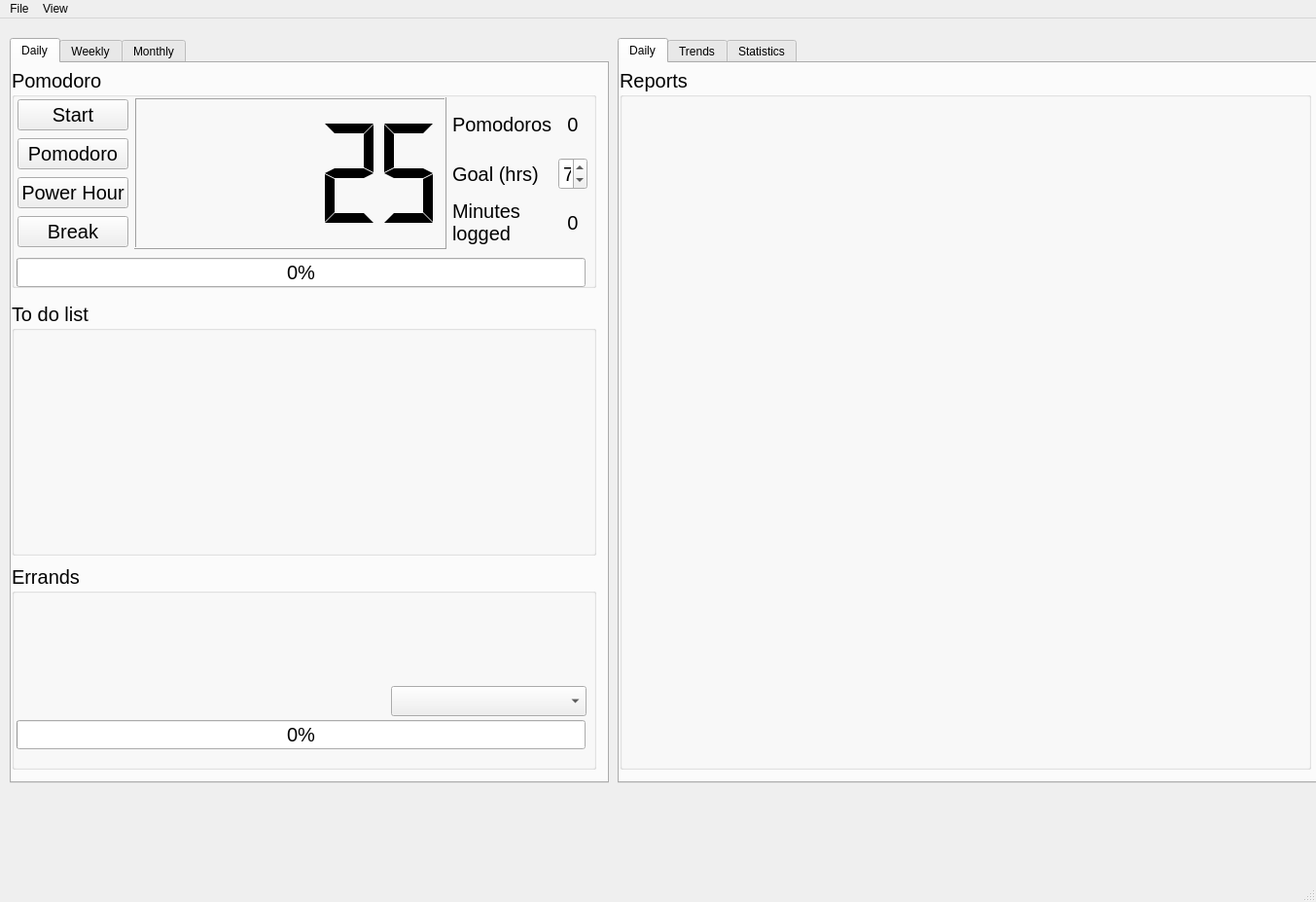
<?xml version="1.0" encoding="UTF-8"?>
<ui version="4.0">
 <class>MainWindow</class>
 <widget class="QMainWindow" name="MainWindow">
  <property name="enabled">
   <bool>true</bool>
  </property>
  <property name="geometry">
   <rect>
    <x>0</x>
    <y>0</y>
    <width>1353</width>
    <height>927</height>
   </rect>
  </property>
  <property name="windowTitle">
   <string>MainWindow</string>
  </property>
  <widget class="QWidget" name="centralwidget">
   <widget class="QTabWidget" name="tabWidget">
    <property name="geometry">
     <rect>
      <x>10</x>
      <y>20</y>
      <width>616</width>
      <height>766</height>
     </rect>
    </property>
    <property name="currentIndex">
     <number>0</number>
    </property>
    <widget class="QWidget" name="tab">
     <attribute name="title">
      <string>Daily</string>
     </attribute>
     <widget class="QGroupBox" name="daily_errands_groupBox">
      <property name="geometry">
       <rect>
        <x>0</x>
        <y>515</y>
        <width>601</width>
        <height>211</height>
       </rect>
      </property>
      <property name="sizePolicy">
       <sizepolicy hsizetype="Preferred" vsizetype="Fixed">
        <horstretch>0</horstretch>
        <verstretch>0</verstretch>
       </sizepolicy>
      </property>
      <property name="minimumSize">
       <size>
        <width>0</width>
        <height>100</height>
       </size>
      </property>
      <property name="font">
       <font>
        <pointsize>15</pointsize>
       </font>
      </property>
      <property name="title">
       <string>Errands</string>
      </property>
      <widget class="QComboBox" name="daily_comboBox">
       <property name="geometry">
        <rect>
         <x>390</x>
         <y>125</y>
         <width>201</width>
         <height>31</height>
        </rect>
       </property>
      </widget>
      <widget class="QProgressBar" name="progressBar_3">
       <property name="geometry">
        <rect>
         <x>5</x>
         <y>160</y>
         <width>585</width>
         <height>30</height>
        </rect>
       </property>
       <property name="sizePolicy">
        <sizepolicy hsizetype="Expanding" vsizetype="Fixed">
         <horstretch>0</horstretch>
         <verstretch>0</verstretch>
        </sizepolicy>
       </property>
       <property name="minimumSize">
        <size>
         <width>585</width>
         <height>30</height>
        </size>
       </property>
       <property name="maximumSize">
        <size>
         <width>585</width>
         <height>30</height>
        </size>
       </property>
       <property name="value">
        <number>0</number>
       </property>
      </widget>
     </widget>
     <widget class="QGroupBox" name="todo_groupBox">
      <property name="geometry">
       <rect>
        <x>0</x>
        <y>245</y>
        <width>601</width>
        <height>261</height>
       </rect>
      </property>
      <property name="sizePolicy">
       <sizepolicy hsizetype="Preferred" vsizetype="Fixed">
        <horstretch>0</horstretch>
        <verstretch>0</verstretch>
       </sizepolicy>
      </property>
      <property name="minimumSize">
       <size>
        <width>0</width>
        <height>145</height>
       </size>
      </property>
      <property name="font">
       <font>
        <pointsize>15</pointsize>
       </font>
      </property>
      <property name="title">
       <string>To do list</string>
      </property>
     </widget>
     <widget class="QGroupBox" name="groupBox">
      <property name="geometry">
       <rect>
        <x>0</x>
        <y>5</y>
        <width>601</width>
        <height>226</height>
       </rect>
      </property>
      <property name="sizePolicy">
       <sizepolicy hsizetype="Minimum" vsizetype="Fixed">
        <horstretch>0</horstretch>
        <verstretch>0</verstretch>
       </sizepolicy>
      </property>
      <property name="minimumSize">
       <size>
        <width>0</width>
        <height>220</height>
       </size>
      </property>
      <property name="font">
       <font>
        <pointsize>15</pointsize>
       </font>
      </property>
      <property name="title">
       <string>Pomodoro</string>
      </property>
      <widget class="QWidget" name="layoutWidget">
       <property name="geometry">
        <rect>
         <x>6</x>
         <y>30</y>
         <width>586</width>
         <height>156</height>
        </rect>
       </property>
       <layout class="QHBoxLayout" name="horizontalLayout">
        <item>
         <layout class="QVBoxLayout" name="verticalLayout_3">
          <item>
           <widget class="QPushButton" name="start">
            <property name="text">
             <string>Start</string>
            </property>
           </widget>
          </item>
          <item>
           <widget class="QPushButton" name="reset">
            <property name="text">
             <string>Pomodoro</string>
            </property>
           </widget>
          </item>
          <item>
           <widget class="QPushButton" name="power">
            <property name="text">
             <string>Power Hour</string>
            </property>
           </widget>
          </item>
          <item>
           <widget class="QPushButton" name="break_2">
            <property name="text">
             <string>Break</string>
            </property>
           </widget>
          </item>
         </layout>
        </item>
        <item>
         <widget class="QLCDNumber" name="lcd">
          <property name="sizePolicy">
           <sizepolicy hsizetype="Minimum" vsizetype="Minimum">
            <horstretch>1</horstretch>
            <verstretch>0</verstretch>
           </sizepolicy>
          </property>
          <property name="font">
           <font>
            <pointsize>11</pointsize>
           </font>
          </property>
          <property name="digitCount">
           <number>5</number>
          </property>
          <property name="mode">
           <enum>QLCDNumber::Dec</enum>
          </property>
          <property name="segmentStyle">
           <enum>QLCDNumber::Flat</enum>
          </property>
          <property name="value" stdset="0">
           <double>25.000000000000000</double>
          </property>
         </widget>
        </item>
        <item>
         <layout class="QVBoxLayout" name="verticalLayout_5">
          <item>
           <layout class="QGridLayout" name="gridLayout_3">
            <item row="1" column="3">
             <widget class="QSpinBox" name="spinBox">
              <property name="sizePolicy">
               <sizepolicy hsizetype="Fixed" vsizetype="Fixed">
                <horstretch>0</horstretch>
                <verstretch>0</verstretch>
               </sizepolicy>
              </property>
              <property name="minimumSize">
               <size>
                <width>30</width>
                <height>0</height>
               </size>
              </property>
              <property name="maximumSize">
               <size>
                <width>30</width>
                <height>16777215</height>
               </size>
              </property>
              <property name="alignment">
               <set>Qt::AlignRight|Qt::AlignTrailing|Qt::AlignVCenter</set>
              </property>
              <property name="minimum">
               <number>1</number>
              </property>
              <property name="value">
               <number>7</number>
              </property>
             </widget>
            </item>
            <item row="2" column="3">
             <widget class="QLabel" name="label_4">
              <property name="text">
               <string>0</string>
              </property>
              <property name="alignment">
               <set>Qt::AlignCenter</set>
              </property>
             </widget>
            </item>
            <item row="2" column="2">
             <widget class="QLabel" name="label_2">
              <property name="text">
               <string>Minutes
logged</string>
              </property>
              <property name="alignment">
               <set>Qt::AlignLeading|Qt::AlignLeft|Qt::AlignVCenter</set>
              </property>
             </widget>
            </item>
            <item row="1" column="2">
             <widget class="QLabel" name="label_3">
              <property name="text">
               <string>Goal (hrs)</string>
              </property>
              <property name="alignment">
               <set>Qt::AlignLeading|Qt::AlignLeft|Qt::AlignVCenter</set>
              </property>
             </widget>
            </item>
            <item row="0" column="2">
             <widget class="QLabel" name="label_7">
              <property name="text">
               <string>Pomodoros</string>
              </property>
              <property name="alignment">
               <set>Qt::AlignLeading|Qt::AlignLeft|Qt::AlignVCenter</set>
              </property>
             </widget>
            </item>
            <item row="0" column="3">
             <widget class="QLabel" name="label_8">
              <property name="text">
               <string>0</string>
              </property>
              <property name="alignment">
               <set>Qt::AlignCenter</set>
              </property>
             </widget>
            </item>
           </layout>
          </item>
         </layout>
        </item>
       </layout>
      </widget>
      <widget class="QProgressBar" name="progressBar_2">
       <property name="geometry">
        <rect>
         <x>5</x>
         <y>195</y>
         <width>585</width>
         <height>30</height>
        </rect>
       </property>
       <property name="sizePolicy">
        <sizepolicy hsizetype="Expanding" vsizetype="Fixed">
         <horstretch>0</horstretch>
         <verstretch>0</verstretch>
        </sizepolicy>
       </property>
       <property name="minimumSize">
        <size>
         <width>585</width>
         <height>30</height>
        </size>
       </property>
       <property name="maximumSize">
        <size>
         <width>585</width>
         <height>30</height>
        </size>
       </property>
       <property name="value">
        <number>0</number>
       </property>
      </widget>
     </widget>
    </widget>
    <widget class="QWidget" name="tab_2">
     <attribute name="title">
      <string>Weekly</string>
     </attribute>
     <widget class="QGroupBox" name="weekly_errands_groupBox">
      <property name="geometry">
       <rect>
        <x>0</x>
        <y>375</y>
        <width>601</width>
        <height>211</height>
       </rect>
      </property>
      <property name="sizePolicy">
       <sizepolicy hsizetype="Preferred" vsizetype="Fixed">
        <horstretch>0</horstretch>
        <verstretch>0</verstretch>
       </sizepolicy>
      </property>
      <property name="minimumSize">
       <size>
        <width>0</width>
        <height>100</height>
       </size>
      </property>
      <property name="font">
       <font>
        <pointsize>15</pointsize>
       </font>
      </property>
      <property name="title">
       <string>Errands</string>
      </property>
      <widget class="QComboBox" name="weekly_comboBox">
       <property name="geometry">
        <rect>
         <x>390</x>
         <y>60</y>
         <width>191</width>
         <height>31</height>
        </rect>
       </property>
      </widget>
      <widget class="QProgressBar" name="progressBar_4">
       <property name="geometry">
        <rect>
         <x>5</x>
         <y>160</y>
         <width>585</width>
         <height>30</height>
        </rect>
       </property>
       <property name="sizePolicy">
        <sizepolicy hsizetype="Expanding" vsizetype="Fixed">
         <horstretch>0</horstretch>
         <verstretch>0</verstretch>
        </sizepolicy>
       </property>
       <property name="minimumSize">
        <size>
         <width>585</width>
         <height>30</height>
        </size>
       </property>
       <property name="maximumSize">
        <size>
         <width>585</width>
         <height>30</height>
        </size>
       </property>
       <property name="value">
        <number>0</number>
       </property>
      </widget>
     </widget>
     <widget class="QGroupBox" name="todo_groupBox_2">
      <property name="geometry">
       <rect>
        <x>0</x>
        <y>50</y>
        <width>601</width>
        <height>261</height>
       </rect>
      </property>
      <property name="sizePolicy">
       <sizepolicy hsizetype="Preferred" vsizetype="Fixed">
        <horstretch>0</horstretch>
        <verstretch>0</verstretch>
       </sizepolicy>
      </property>
      <property name="minimumSize">
       <size>
        <width>0</width>
        <height>145</height>
       </size>
      </property>
      <property name="font">
       <font>
        <pointsize>15</pointsize>
       </font>
      </property>
      <property name="title">
       <string>To do list</string>
      </property>
      <widget class="QProgressBar" name="progressBar_5">
       <property name="geometry">
        <rect>
         <x>0</x>
         <y>215</y>
         <width>585</width>
         <height>30</height>
        </rect>
       </property>
       <property name="minimumSize">
        <size>
         <width>585</width>
         <height>30</height>
        </size>
       </property>
       <property name="maximumSize">
        <size>
         <width>585</width>
         <height>30</height>
        </size>
       </property>
       <property name="value">
        <number>0</number>
       </property>
      </widget>
     </widget>
    </widget>
    <widget class="QWidget" name="tab_4">
     <attribute name="title">
      <string>Monthly</string>
     </attribute>
     <widget class="QCalendarWidget" name="calendarWidget">
      <property name="geometry">
       <rect>
        <x>5</x>
        <y>370</y>
        <width>596</width>
        <height>321</height>
       </rect>
      </property>
     </widget>
     <widget class="QGroupBox" name="todo_groupBox_3">
      <property name="geometry">
       <rect>
        <x>0</x>
        <y>40</y>
        <width>601</width>
        <height>261</height>
       </rect>
      </property>
      <property name="sizePolicy">
       <sizepolicy hsizetype="Preferred" vsizetype="Fixed">
        <horstretch>0</horstretch>
        <verstretch>0</verstretch>
       </sizepolicy>
      </property>
      <property name="minimumSize">
       <size>
        <width>0</width>
        <height>145</height>
       </size>
      </property>
      <property name="font">
       <font>
        <pointsize>15</pointsize>
       </font>
      </property>
      <property name="title">
       <string>To do list</string>
      </property>
      <widget class="QProgressBar" name="progressBar_6">
       <property name="geometry">
        <rect>
         <x>0</x>
         <y>215</y>
         <width>585</width>
         <height>30</height>
        </rect>
       </property>
       <property name="minimumSize">
        <size>
         <width>585</width>
         <height>30</height>
        </size>
       </property>
       <property name="maximumSize">
        <size>
         <width>585</width>
         <height>30</height>
        </size>
       </property>
       <property name="value">
        <number>0</number>
       </property>
      </widget>
     </widget>
    </widget>
   </widget>
   <widget class="QTabWidget" name="tabWidget_2">
    <property name="geometry">
     <rect>
      <x>635</x>
      <y>20</y>
      <width>721</width>
      <height>766</height>
     </rect>
    </property>
    <property name="currentIndex">
     <number>0</number>
    </property>
    <widget class="QWidget" name="tab_3">
     <attribute name="title">
      <string>Daily</string>
     </attribute>
     <widget class="QGroupBox" name="reports_groupBox">
      <property name="geometry">
       <rect>
        <x>0</x>
        <y>5</y>
        <width>711</width>
        <height>721</height>
       </rect>
      </property>
      <property name="sizePolicy">
       <sizepolicy hsizetype="Minimum" vsizetype="Fixed">
        <horstretch>0</horstretch>
        <verstretch>0</verstretch>
       </sizepolicy>
      </property>
      <property name="minimumSize">
       <size>
        <width>0</width>
        <height>220</height>
       </size>
      </property>
      <property name="font">
       <font>
        <pointsize>15</pointsize>
       </font>
      </property>
      <property name="title">
       <string>Reports</string>
      </property>
      <widget class="QWidget" name="layoutWidget_2">
       <property name="geometry">
        <rect>
         <x>6</x>
         <y>30</y>
         <width>696</width>
         <height>681</height>
        </rect>
       </property>
       <layout class="QHBoxLayout" name="horizontalLayout_2"/>
      </widget>
     </widget>
    </widget>
    <widget class="QWidget" name="tab_6">
     <attribute name="title">
      <string>Trends</string>
     </attribute>
    </widget>
    <widget class="QWidget" name="tab_5">
     <attribute name="title">
      <string>Statistics</string>
     </attribute>
    </widget>
   </widget>
  </widget>
  <widget class="QMenuBar" name="menubar">
   <property name="geometry">
    <rect>
     <x>0</x>
     <y>0</y>
     <width>1353</width>
     <height>22</height>
    </rect>
   </property>
   <widget class="QMenu" name="menuFile">
    <property name="title">
     <string>File</string>
    </property>
    <addaction name="actionSave_2"/>
    <addaction name="actionLoad_3"/>
    <addaction name="actionClose"/>
   </widget>
   <widget class="QMenu" name="menuView_2">
    <property name="title">
     <string>View</string>
    </property>
    <addaction name="action_concentration"/>
   </widget>
   <addaction name="menuFile"/>
   <addaction name="menuView_2"/>
  </widget>
  <widget class="QStatusBar" name="statusbar"/>
  <action name="actionNew">
   <property name="text">
    <string>New</string>
   </property>
  </action>
  <action name="actionSave">
   <property name="text">
    <string>Save</string>
   </property>
  </action>
  <action name="actionNothing">
   <property name="text">
    <string>Nothing</string>
   </property>
  </action>
  <action name="actionReports">
   <property name="text">
    <string>Reports</string>
   </property>
  </action>
  <action name="actionNew_2">
   <property name="text">
    <string>New</string>
   </property>
  </action>
  <action name="actionExit_2">
   <property name="text">
    <string>Exit</string>
   </property>
  </action>
  <action name="actionlol">
   <property name="text">
    <string>lol</string>
   </property>
  </action>
  <action name="actionlol_2">
   <property name="text">
    <string>lol</string>
   </property>
  </action>
  <action name="actionLoad_2">
   <property name="text">
    <string>Load</string>
   </property>
  </action>
  <action name="actionSave_2">
   <property name="text">
    <string>Save</string>
   </property>
  </action>
  <action name="actionLoad_3">
   <property name="text">
    <string>Load</string>
   </property>
  </action>
  <action name="actionExita">
   <property name="text">
    <string>Exita</string>
   </property>
  </action>
  <action name="actionClose">
   <property name="text">
    <string>Close</string>
   </property>
  </action>
  <action name="actionFull">
   <property name="text">
    <string>Full</string>
   </property>
  </action>
  <action name="actionDistraction_Free">
   <property name="text">
    <string>Distraction Free</string>
   </property>
  </action>
  <action name="action_concentration">
   <property name="text">
    <string>Enter Concentration Mode</string>
   </property>
  </action>
 </widget>
 <resources/>
 <connections/>
</ui>
